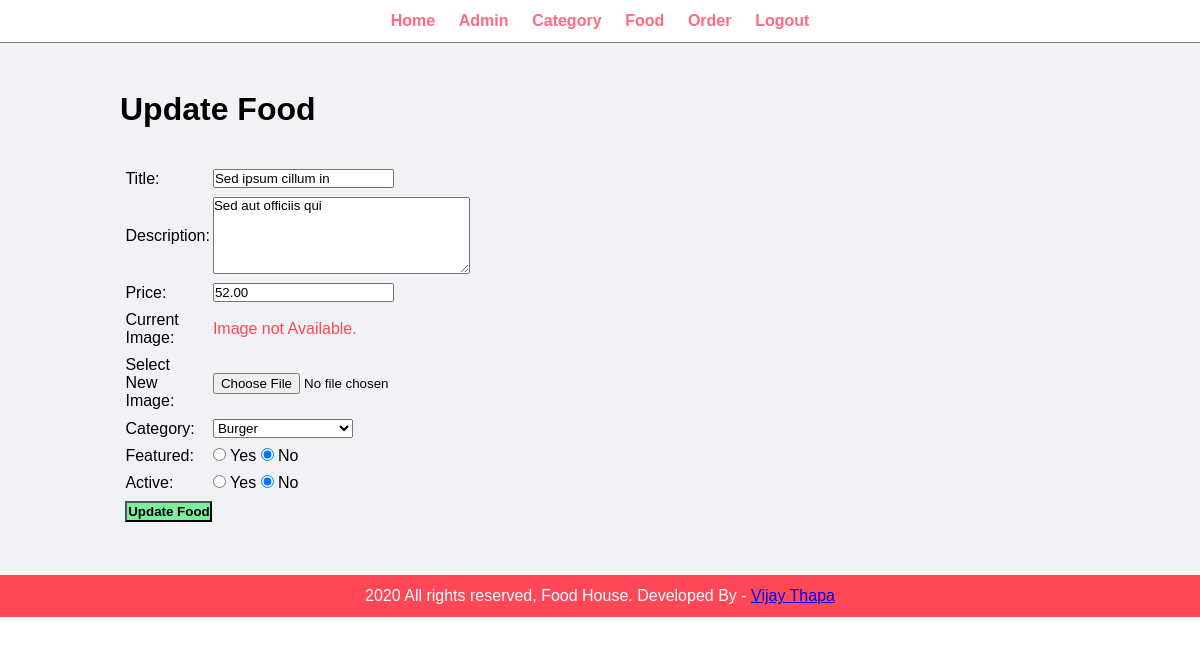
Page /admin/update-food.php?id=8 (signed in) on the committed database.
### tables this page shows
CREATE TABLE `tbl_food` (
  `id` int(10) UNSIGNED NOT NULL,
  `title` varchar(100) NOT NULL,
  `description` text NOT NULL,
  `price` decimal(10,2) NOT NULL,
  `image_name` varchar(255) NOT NULL,
  `category_id` int(10) UNSIGNED NOT NULL,
  `featured` varchar(10) NOT NULL,
  `active` varchar(10) NOT NULL
);

CREATE TABLE `tbl_category` (
  `id` int(10) UNSIGNED NOT NULL,
  `title` varchar(100) NOT NULL,
  `image_name` varchar(255) NOT NULL,
  `featured` varchar(10) NOT NULL,
  `active` varchar(10) NOT NULL
);

### admin/update-food.php (the view, shortened to what this page needs)
<?php include('partials/menu.php'); ?>
<?php
    if(isset($_GET['id']))
    {
        $id = $_GET['id'];
        $sql2 = "SELECT * FROM tbl_food WHERE id=$id";
        $res2 = mysqli_query($conn, $sql2);
        $row2 = mysqli_fetch_assoc($res2);
        $title = $row2['title'];
        $description = $row2['description'];
        $price = $row2['price'];
        $current_image = $row2['image_name'];
        $current_category = $row2['category_id'];
        $featured = $row2['featured'];
        $active = $row2['active'];
    }
    else
    {
        header('location:'.SITEURL.'admin/manage-food.php');
    }
?>
<div class="main-content">
    <div class="wrapper">
        <h1>Update Food</h1>
        <br><br>
        <form action="" method="POST" enctype="multipart/form-data">
            <table class="tbl-30">
                <tr>
                    <td>Title: </td>
                    <td>
                        <input type="text" name="title" value="<?php echo $title; ?>">
                    </td>
                </tr>
                <tr>
                    <td>Description: </td>
                    <td>
                        <textarea name="description" cols="30" rows="5"><?php echo $description; ?></textarea>
                    </td>
                </tr>
                <tr>
                    <td>Price: </td>
                    <td>
                        <input type="number" name="price" value="<?php echo $price; ?>">
                    </td>
                </tr>
                <tr>
                    <td>Current Image: </td>
                    <td>
                        <?php
                        if($current_image == "")
                        {
                            echo "<div class='error'>Image not Available.</div>";
                        }
                        else
                        {
                            ?>
                        <img src="<?php echo SITEURL; ?>images/food/<?php echo $current_image; ?>" width="150px">
                        <?php
                        }
                    ?>
                    </td>
                </tr>
                <tr>
                    <td>Select New Image: </td>
                    <td>
                        <input type="file" name="image">
                    </td>
                </tr>
                <tr>
                    <td>Category: </td>
                    <td>
                        <select name="category">
                            <?php
                            $sql = "SELECT * FROM tbl_category WHERE active='Yes'";
                            $res = mysqli_query($conn, $sql);
                            $count = mysqli_num_rows($res);
                            if($count>0)
                            {
                                while($row=mysqli_fetch_assoc($res))
                                {
                                    $category_title = $row['title'];
                                    $category_id = $row['id'];
                                    ?>
                            <option <?php if($current_category==$category_id){echo "selected";} ?>
                                value="<?php echo $category_id; ?>"><?php echo $category_title; ?></option>
                            <?php
                                }
                            }
                            else
                            {
                                echo "<option value='0'>Category Not Available.</option>";
                            }
                        ?>
                        </select>
                    </td>
                </tr>
                <tr>
                    <td>Featured: </td>
                    <td>
                        <input <?php if($featured=="Yes") {echo "checked";} ?> type="radio" name="featured" value="Yes">
                        Yes
                        <input <?php if($featured=="No") {echo "checked";} ?> type="radio" name="featured" value="No">
                        No
                    </td>
                </tr>
                <tr>
                    <td>Active: </td>
                    <td>
                        <input <?php if($active=="Yes") {echo "checked";} ?> type="radio" name="active" value="Yes"> Yes
                        <input <?php if($active=="No") {echo "checked";} ?> type="radio" name="active" value="No"> No
                    </td>
                </tr>
                <tr>
                    <td>
                        <input type="submit" name="submit" value="Update Food" class="btn-secondary">
                    </td>
                </tr>
            </table>
        </form>
    </div>
</div>
<?php include('partials/footer.php'); ?>

### css/admin.css (style rules this page uses)
* { margin: 0; padding: 0; font-family: Arial, Helvetica, sans-serif; }
.wrapper { padding: 1%; width: 80%; margin: 0 auto; }
.tbl-30 { width: 30%; }
table tr td { padding: 1%; }
.btn-secondary { background-color: #7bed9f; padding: 1%; color: black; text-decoration: none; font-weight: bold; }
.error { color: #ff4757; }
.main-content { background-color: #f1f2f6; padding: 3% 0; }

### rows in the picture
tbl_food: title "Sed ipsum cillum in", description "Sed aut officiis qui", price "52.00", category "Burger", featured "☑", active "☑"
